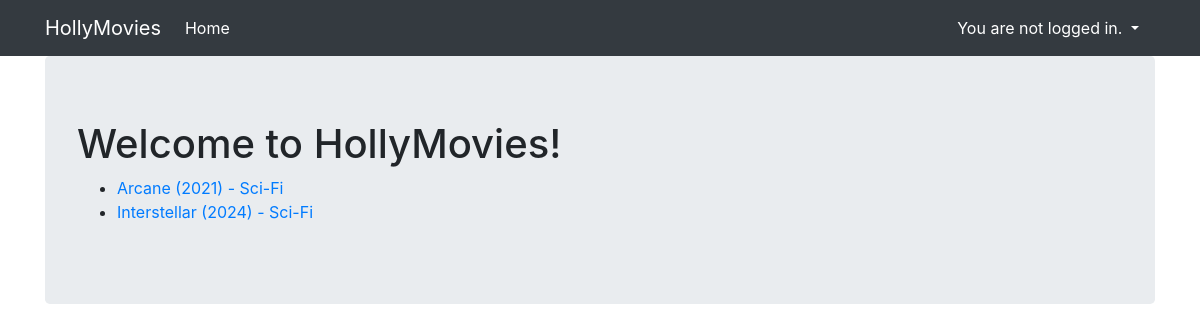
The app's page /movies/genre/Sci-Fi with its own data.
### viewer/models.py (models this page shows, shortened)
class Movie(Model):
    title = CharField(max_length=128)
    genre = ForeignKey(Genre, on_delete=DO_NOTHING)
    rating = IntegerField()
    released = DateField()
    description = TextField()
    created = DateTimeField(auto_now_add=True)
    slug = SlugField(unique=True, editable=False)
    actors = models.ManyToManyField(Actor, related_name='movies')

class Genre(Model):
    name = CharField(max_length=128)

### viewer/views.py (the view)
# urls.py: path('genre/<str:genre_name>', GenreMoviesView.as_view(), name='genre-movies-list'),
class GenreMoviesView(ListView):
    template_name = 'movies.html'
    model = Movie
    def get_queryset(self):
        qs = super().get_queryset()
        genre = Genre.objects.get(name=self.kwargs['genre_name'])
        return qs.filter(genre=genre)

### viewer/templates/movies.html
{% extends "base.html" %}
{% block content %}
<h1>Welcome to HollyMovies!</h1>
<ul>
    {% for movie in object_list %}
    <li>
        <a href="{% url 'movie-detail' movie.slug %}"> {{ movie.title }} ({{ movie.released.year }}) - {{ movie.genre.name }}</a>
    </li>
    {% endfor %}
</ul>
{% endblock %}

### records on screen
Movie: title "Arcane", released.year "2021", genre.name "Sci-Fi"
Movie: title "Interstellar", released.year "2024", genre.name "Sci-Fi"
